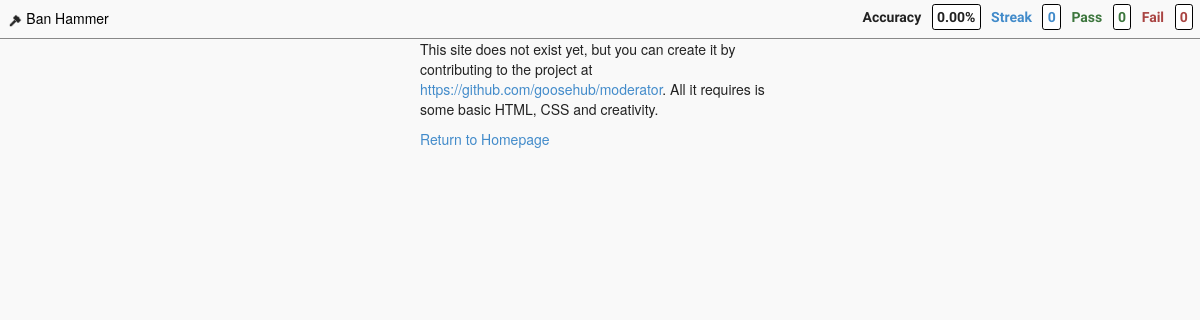
Before: /site/default/leaderboard with the older database file.
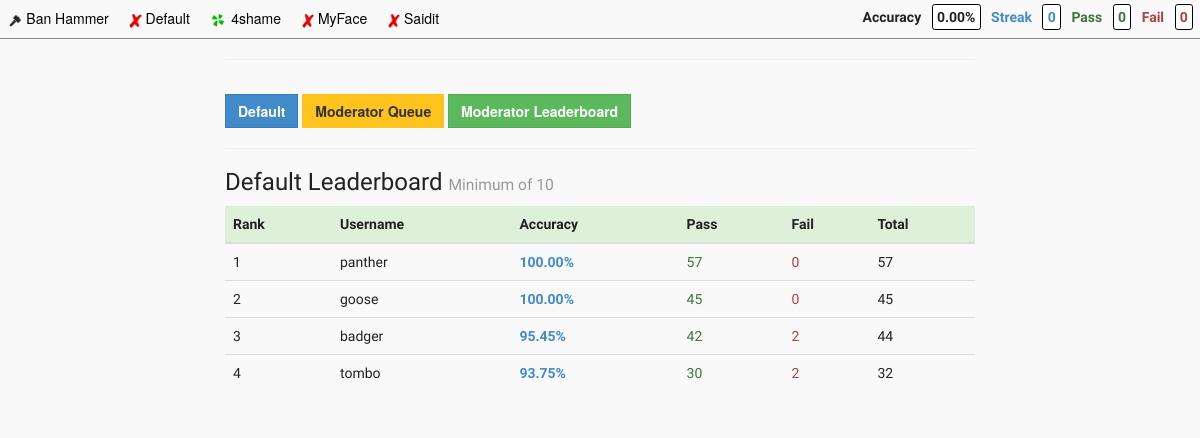
After: the same page with the newer database file.
### tables this page shows
CREATE TABLE `site` (
  `id` int(10) UNSIGNED NOT NULL,
  `slug` varchar(100) NOT NULL,
  `name` varchar(100) NOT NULL,
  `active` int(1) UNSIGNED NOT NULL,
  `accuracy_minimum` int(10) UNSIGNED NOT NULL,
  `anonymous_flag` int(1) NOT NULL,
  `sort` int(10) UNSIGNED NOT NULL,
  `created` timestamp NOT NULL DEFAULT CURRENT_TIMESTAMP
);

CREATE TABLE `account` (
  `id` int(10) UNSIGNED NOT NULL,
  `user_key` int(10) UNSIGNED NOT NULL,
  `site_key` int(10) UNSIGNED NOT NULL,
  `pass` int(10) UNSIGNED NOT NULL,
  `fail` int(10) UNSIGNED NOT NULL,
  `streak` int(10) UNSIGNED NOT NULL,
  `total` int(10) UNSIGNED NOT NULL,
  `created` timestamp NOT NULL DEFAULT CURRENT_TIMESTAMP ON UPDATE CURRENT_TIMESTAMP
);

CREATE TABLE `user` (
  `id` int(10) UNSIGNED NOT NULL,
  `username` varchar(100) NOT NULL,
  `ab_test` varchar(100) NOT NULL DEFAULT '',
  `image` varchar(100) NOT NULL DEFAULT '',
  `ip` varchar(100) NOT NULL,
  `email` varchar(256) NOT NULL DEFAULT '',
  `facebook_id` varchar(256) NOT NULL DEFAULT '',
  `last_login` varchar(100) NOT NULL,
  `password` varchar(1000) NOT NULL,
  `created` timestamp NOT NULL DEFAULT CURRENT_TIMESTAMP
);

### application/controllers/Main.php (called while the page is built, shortened)
<?php
class Main extends CI_Controller {
    function __construct()
    {
        $this->load->model('main_model', '', TRUE);
        $this->load->model('user_model', '', TRUE);
        $this->data['active_sites'] = $this->main_model->get_active_sites();
        $this->data['user'] = $this->get_user_by_session();
        $this->data['real_report'] = false;
        $this->data['current_site']['name'] = 'Overall';
        $this->data['current_site']['slug'] = 'default';
        $this->data['login_reminder_point'] = 30;
        $this->data['hours_between_reviews'] = 24;
        $this->data['suggest_account_at'] = 30;
        $this->data['leaderboard_minimum'] = 30;
        if (is_dev()) {
            $this->data['leaderboard_minimum'] = 10;
        }
    }
    public function leaderboard($slug)
    {
        $data = $this->data;
        $data['current_site'] = $this->main_model->get_current_site($slug);
        if (empty($data['current_site']) || !$data['current_site']['active']) {
            $this->page('site_not_found');
            return false;
        }
        $data['leaderboard'] = $this->main_model->get_leaderboard_for_site($data['current_site']['id'], $data['leaderboard_minimum']);
        $data['leaderboard'] = $this->sort_leaderboard_main($data['leaderboard']);
        $data['page_title'] = $data['current_site']['name'] . ' Leaderboard';
        $data['slug'] = $slug;
        $this->load->view('templates/header', $data);
        $this->load->view('toolbar', $data);
        $this->load->view('sites/' . $slug . '/style', $data);
        $this->load->view('sites/' . $slug . '/leaderboard', $data);
        $this->load->view('templates/scripts', $data);
        $this->load->view('sites/' . $slug . '/script', $data);
        $this->load->view('templates/footer', $data);
    }
    public function sort_leaderboard_main($leaderboard_array)
    {
        foreach ($leaderboard_array as &$leaderboard) {
            if (is_null($leaderboard['accuracy'])) {
                $leaderboard['accuracy'] = 100;
            }
            $leaderboard['accuracy'] = sprintf('%0.2f', $leaderboard['accuracy']);
        }
        $leaderboard_array = $this->array_orderby($leaderboard_array, 'accuracy', SORT_DESC, 'total', SORT_DESC);
        return $leaderboard_array;
    }
    public function array_orderby()
    {
        $args = func_get_args();
        $data = array_shift($args);
        foreach ($args as $n => $field) {
            if (is_string($field)) {
                $tmp = array();
                foreach ($data as $key => $row)
                    $tmp[$key] = $row[$field];
                    $args[$n] = $tmp;
                }
        }
        $args[] = &$data;
        return array_pop($args);
    }
    public function get_user_by_session()
    {
        $user = $this->session->userdata('user');
        if (empty($user)) {
            $sess_array = array(
                'id' => 0,
                'username' => 'Anonymous',
                'logged_in' => false,
                'current_account' => array(
                    'id' => 0,
                    'pass' => 0,
                    'fail' => 0,
                    'streak' => 0,
                    'total' => 0,
                ),
            );
            $this->session->set_userdata('user', $sess_array);
            $user = $this->session->userdata('user');
        }
        $user['accuracy'] = accuracy_calculator($user['current_account']['pass'], $user['current_account']['fail']);
        return $user;
    }
    public function page($slug)
    {
        $data = $this->data;
        $data['page_title'] = deslug($slug);
        $this->load->view('templates/header', $data);
        $this->load->view('toolbar', $data);
        $this->load->view('pages/' . $slug, $data);
        $this->load->view('templates/scripts', $data);
        $this->load->view('templates/footer', $data);
    }
}

### index.php (called while the page is built, shortened)
<?php
require_once BASEPATH.'core/CodeIgniter.php';

### application/models/Main_model.php (called while the page is built, shortened)
<?php
Class main_model extends CI_Model
{
    function get_active_sites()
    {
        $this->db->select('*');
        $this->db->from('site');
        $this->db->where('active', 1);
        $query = $this->db->get();
        $result = $query->result_array();
        return $result;
    }
    function get_current_site($slug)
    {
        $this->db->select('*');
        $this->db->from('site');
        $this->db->where('slug', $slug);
        $query = $this->db->get();
        $result = $query->result_array();
        return isset($result[0]) ? $result[0] : false;
    }
    function get_leaderboard_for_site($site_key, $limit)
    {
        $this->db->select('account.*, user.username, (100 - (100 / ( (pass + fail) / fail) ) ) as accuracy');
        $this->db->from('account');
        $this->db->join('user', 'user.id = account.user_key', 'left');
        $this->db->where('site_key', $site_key);
        $this->db->where('total >= ', $limit);
        $query = $this->db->get();
        $result = $query->result_array();
        return $result;
    }
}
?>

### application/config/autoload.php (called while the page is built, shortened)
<?php
function deslug($string) {
    return ucwords(str_replace('_', ' ', $string));
}

### application/views/sites/default/leaderboard.php (the view, shortened to what the changed rows need)
<div class="<?php echo $slug; ?>_parent container">
    <div class="row">
        <div class="col-md-8 col-md-push-2">
            <hr>
            <a class="custom_btn btn btn-primary" href="<?=base_url()?>site/<?php echo $slug; ?>">
                <strong><?php echo deslug($current_site['name']); ?></strong>
            </a>
            <a class="custom_btn btn btn-action" href="<?=base_url()?>site/<?php echo $slug; ?>/queue">
                <strong>Moderator Queue</strong>
            </a>
            <a class="custom_btn btn btn-success" href="<?=base_url()?>site/<?php echo $slug; ?>/leaderboard">
                <strong>Moderator Leaderboard</strong>
            </a>
            <hr>
            <div class="leaderboard_parent table-responsive">
                <h3><?php echo $current_site['name']; ?> Leaderboard <small>Minimum of <?php echo $leaderboard_minimum; ?></small></h3>
                <table class="table table-stripped">
                    <thead>
                        <tr class="success">
                            <th>Rank</th>
                            <th>Username</th>
                            <th>Accuracy</th>
                            <th>Pass</th>
                            <th>Fail</th>
                            <th>Total</th>
                        </tr>
                    </thead>
                    <tbody>
                        <?php $rank = 1; ?>
                        <?php foreach ($leaderboard as $account) { ?>
                        <tr>
                            <td><?php echo $rank; ?></td>
                            <td><?php echo $account['username']; ?></td>
                            <td class="text-primary"><strong><?php echo $account['accuracy']; ?>%</strong></td>
                            <td class="text-success"><?php echo $account['pass']; ?></td>
                            <td class="text-danger"><?php echo $account['fail']; ?></td>
                            <td class="text-default"><?php echo $account['total']; ?></td>
                        </tr>
                        <?php $rank++; ?>
                        <?php } ?>
                    </tbody>
                </table>
            </div>
        </div>
    </div>
</div>

### application/views/pages/site_not_found.php
<div class="container">
    <div class="row">
        <div class="col-md-4 col-md-push-4">
            <p>This site does not exist yet, but you can create it by contributing to the project at <a href="https://github.com/goosehub/moderator">https://github.com/goosehub/moderator</a>. All it requires is some basic HTML, CSS and creativity.</p>
            <a href="<?=base_url()?>">Return to Homepage</a>
        </div>
    </div>
</div>

### application/views/toolbar.php (shortened to what the changed rows need)
<nav class="global_toolbar">
    <?php foreach ($active_sites as $site) { ?>
    <a class="global_link" href="<?=base_url()?>site/<?php echo $site['slug']; ?>/queue">
        <div class="global_site_parent">
            <img class="global_site_icon" src="<?=base_url()?>resources/sites/<?php echo $site['slug']; ?>/icon.png" alt="<?php echo $site['name']; ?>"/>
            <span class="global_site_name"><?php echo $site['name']; ?></span>
        </div>
    </a>
    <?php } ?>
</nav>

Changed rows visible on the page:
added site: slug (picture), name "Default"
added site: slug+name (picture), name "4shame"
added site: slug (picture), name "MyFace"
added site: slug (picture), name "Saidit"
added account: user.username "panther", accuracy "100.00", pass "57", fail "0", total "57"
added account: user.username "goose", accuracy "100.00", pass "45", fail "0", total "45"
added account: user.username "badger", accuracy "95.45", pass "42", fail "2", total "44"
added account: user.username "tombo", accuracy "93.75", pass "30", fail "2", total "32"
Other visible differences:
$leaderboard_minimum: (not shown) → "10"
text no longer shown: "This site does not exist yet, but you can create it by contributing to the project at https://github.com/goosehub/moderator . All it requires is some basic HTML, CSS and creativity. Return to Homepage"
text now shown: "Moderator Queue Moderator Leaderboard Leaderboard Minimum of Rank Username Accuracy Pass Fail Total"
